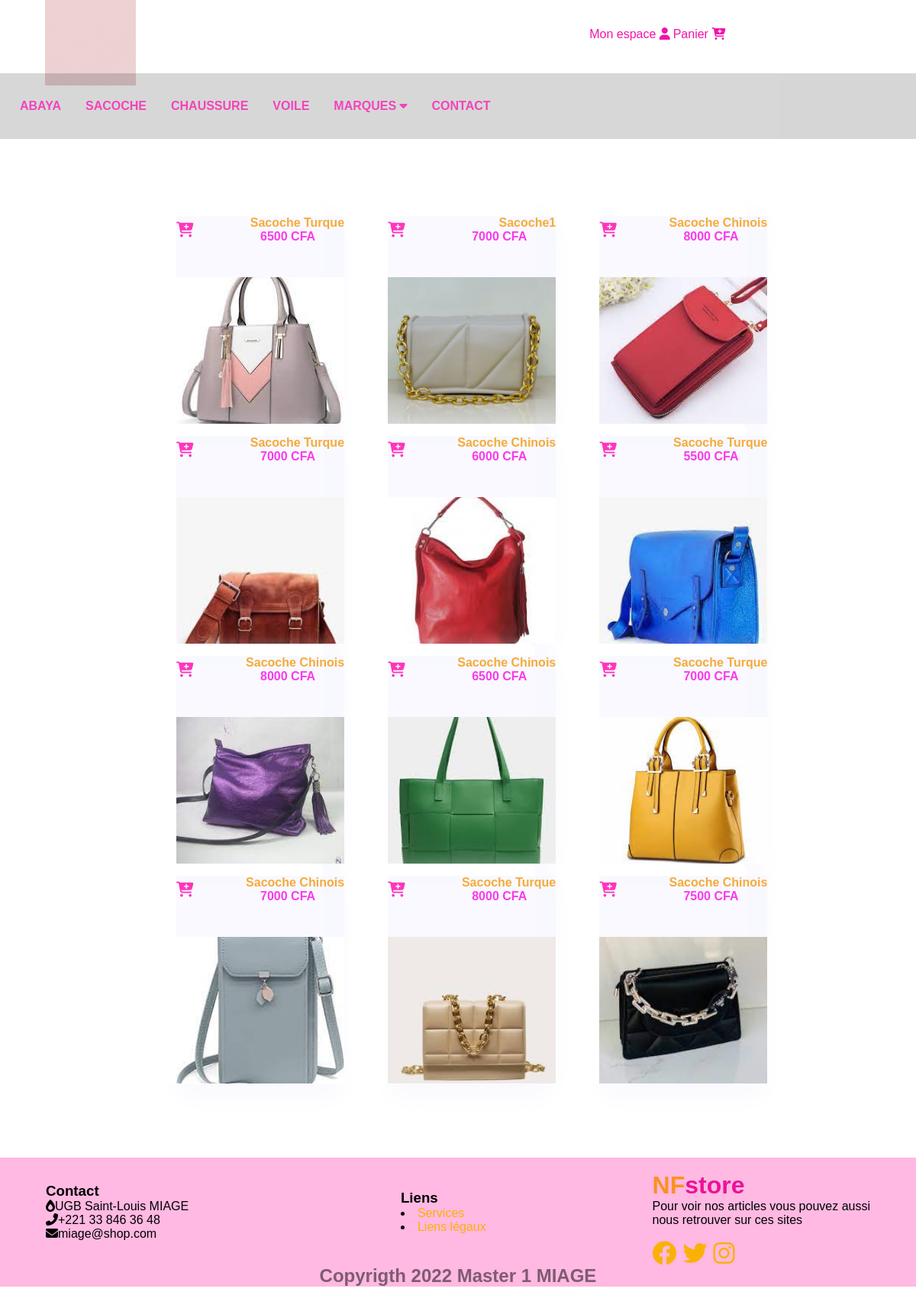
The app's page /list.php?idCategorie=2 with its own data.
### tables this page shows
CREATE TABLE IF NOT EXISTS `produits` (
  `idProduit` int(11) NOT NULL AUTO_INCREMENT,
  `nomProduit` varchar(255) NOT NULL,
  `descriptionProduit` text NOT NULL,
  `prix` int(11) NOT NULL,
  `imageProduit` varchar(255) NOT NULL,
  `idCategorie` int(11) NOT NULL,
  `marque` varchar(255) NOT NULL,
  PRIMARY KEY (`idProduit`)
);

### list.php (the view, shortened to what this page needs)
<!DOCTYPE html>
<html lang="en">
<head>
    <link rel="stylesheet" href="css/res.css">
    <link rel="stylesheet" href="https://cdnjs.cloudflare.com/ajax/libs/font-awesome/6.2.1/css/all.min.css" />
    <link rel="stylesheet" href="css/list.css">
</head>
<body>
    <div class="header">
        <div class="top-head">
            <div class="logo"> <a href="index.php"><img src="image/Logo1.gif" alt=""></a></div>
           <div class="panier">
            <div class="pa1"><a href="#"> Mon espace </a><i class="fa-solid fa-user"></i></div>
             <div class="pa2"><a href="#"> Panier </a><i class='fas fa-cart-plus'></i></div>
           </div>
        </div>
        <div class="navebar" id="Topnav">
        <?php  $idA=1;
               $idB=2;
               $idC=3;
               $idD=4;
               ?>
            <a href="list.php?idCategorie=<?php echo $idA; ?>">ABAYA</a>
            <a href="list.php?idCategorie=<?php echo $idB; ?>">sacoche</a>
            <a href="list.php?idCategorie=<?php echo $idC; ?>">chaussure</a>
            <a href="list.php?idCategorie=<?php echo $idD; ?>">voile</a>
            <div class="dropdown">
              <button class="dropbtn">Marques
                <i class="fa fa-caret-down"></i>
              </button>
            </div>
            <a href="list.html">Contact</a>
          </div>
    </div>
    <div class="content">
    <div class="cont1">
    <?php
         $con=OuvrirBD();
         $id= $_GET['idCategorie'];
         $requete="select idProduit,nomProduit,prix,imageProduit from produits where idCategorie='$id'";
                $resultat = $con->query($requete);
                if(!$resultat){
                    echo("impossible d'executer la requete");
                    exit;
                }
                else{
                      while($ligne = $resultat->fetch()){
                          $idp=$ligne['idProduit'];
                          $nom=$ligne['nomProduit'];
                          $prix=$ligne['prix'];
                          $im=explode(" ",$ligne['imageProduit']);?>
           <div class="card">
            <div class="texte">
                <i class='fas fa-cart-plus' ></i>
                <p ><?php echo $nom;?></p>
                <span><?php echo $prix;?> CFA</span> <br> <br>
            </div>
            <div class="image">
              <a href="detail.php?idProduit=<?php echo $idp;?>"><img src="image/<?php echo $im[0]; ?>" alt=""></a>
            </div>
        </div>
        <?php
            }
      }?>
      </div>
    </div>
<div class="footer">
    <div class="foot-top">
      <div class="footer-box ">
          <h3>Contact</h3>
          <span> <i class='fas fa-burn'></i>UGB Saint-Louis MIAGE</span> <br>
          <span > <i class='fas fa-phone-alt'></i>+221 33 846 36 48</span> <br>
          <span ><i class="fa fa-envelope"></i>miage@shop.com</span>
      </div>
      <div class="footer-box">
          <h3>Liens</h3>
          <li><a href="#">Services</a></li>
          <li><a href="#">Liens légaux</a></li>
      </div>
      <div class="footer_box log"> <br>
          <p class="logofooter"> <span>NF</span>store</p>
          <p>Pour voir nos articles vous pouvez aussi <br>  nous retrouver sur ces sites</p>
        <br>  <div class="social">
              <a href="#"> <i class='fab fa-facebook'></i></a>
              <a href="#"> <i class='fab fa-twitter'></i></a>
              <a href="#"> <i class='fab fa-instagram'></i></a>
            </div>
      </div>
   </div>
      <h2>Copyrigth 2022 Master 1 MIAGE</h2>
  </div>
</body>
</html>

### css/res.css (style rules this page uses)
* { margin: 0px; padding: 0px; box-sizing: border-box; font-family: 'poppins', sans-serif; scroll-behavior: smooth; }
.header { width: 100%; height: 45em; }
.header .top-head { width: 99%; height: 7em; position: fixed; z-index: 1; display: flex; }
.header .top-head .logo { width: 10%; height: 7em; position: relative; margin-left: 5%; }
.header .top-head .logo a { text-decoration: none; }
.header .top-head .logo a img { width: 100%; height: 7em; }
.header .top-head .panier { width: 15%; float: right; position: relative; margin-top: 3%; margin-left: 50%; color: rgb(240, 21, 171); justify-content: space-between; display: flex; }
.panier a { text-decoration: none; color: rgb(240, 21, 171); }
.navebar { width: 100%; margin-top: 8%; background-color:rgba(0,0,0,.2); opacity: 0.8; position: fixed; left: 0; padding: 20px 10px; transition: .5s ease-out; z-index: 2; }
.navebar a { float: left; display: block; color:rgb(240, 21, 171); text-align: center; padding: 14px 16px; text-decoration: none; font-size:1rem; font-weight: 900; text-transform: uppercase; }
.dropdown { float: left; overflow: hidden; }
.dropdown .dropbtn { font-size: 17px; border: none; outline: none; color:rgb(240, 21, 171); padding: 14px 16px; background-color: inherit; font-family: inherit; margin: 0; font-weight: 900; font-size: 1rem; text-transform: uppercase; }
img { width: 100%; height: 100%; position: relative; object-fit: cover; object-position: center; }
.content { margin-top: 2rem; width: 60%; justify-content: center; align-items: center; margin-left: 20%; }
.cont1 { display:grid; grid-template-columns: repeat(auto-fit,minmax(240px, auto)); grid: 1.5rem; }
.cont1 .card { height: 18em; transition: transform 0.2s linear; border-radius: 6px; border: 15px solid #fff; box-shadow: 20px 15px 35px rgb(248,248,255); }
.cont1 .card .texte { width: 220px; background-color:rgb(248,248,255); opacity: 0.8; height: 5em; }
.cont1 .card .texte .fas { position: absolute; margin-top: 5%; font-size: 20px; color: rgb(255, 4, 171); cursor: pointer; border-radius: 0.5rem 0 0.5rem 0; }
.cont1 .card .texte p { text-align: right; display: block; margin-left: 20%; font-weight: 600; font-size: 1rem; justify-content: space-between; text-transform: capitalize; color: rgb(244, 151, 11); }
.cont1 .card .texte span { font-size: 1rem; font-weight: 600; color: rgb(251, 10, 231); text-align: right; margin-left: 50%; }
.cont1 .card .image { width: 220px; height: 10em; background-color: #fff; }
.cont1 .card .image img { width: 220px; height: 12em; position: relative; object-fit: cover; object-position: center; }
.footer { width: 100%; background-color: rgb(255, 185, 226); margin-top: 5%; }
.footer h2 { text-align: center; color: black; opacity: 0.5; margin-bottom:10%; }
.foot-top { display: flex; align-items: center; justify-content: space-between; }
.footer-box { margin-left: 5%; }
.footer-box a { font-size: 1rem; text-decoration: none; color: rgb(250, 177, 7); }
.social { display: flex; align-items: center; column-gap: 0.5rem; }
.social .fab { justify-content: space-between; font-size: 2rem; color: rgb(250, 177, 7); }
.log { margin-right: 5%; }
.logofooter { color: rgb(237, 17, 153); font-weight: bold; font-size: 2em ; text-decoration: none; }
.logofooter span { color: #fb911f; }

### css/list.css (style rules this page uses)
.header { width: 100%; height: 14em; }
.content { width: 70%; height:75em; margin-left: 15%; margin-right: 15%; }
.cont1 { display:grid; grid-template-columns: 33% 33% 33%; width:100%; height:60%; }
.card { position: relative; top:4%; height: 90%; width:75%; margin-left: 13%; }

### records on screen
produits: nomProduit "Sacoche Turque", prix "6500", shows a picture
produits: nomProduit "Sacoche1", prix "7000", shows a picture
produits: nomProduit "Sacoche Chinois", prix "8000", shows a picture
produits: nomProduit "Sacoche Turque", prix "7000", shows a picture
produits: nomProduit "Sacoche Chinois", prix "6000", shows a picture
produits: nomProduit "Sacoche Turque", prix "5500", shows a picture
produits: nomProduit "Sacoche Chinois", prix "8000", shows a picture
produits: nomProduit "Sacoche Chinois", prix "6500", shows a picture
produits: nomProduit "Sacoche Turque", prix "7000", shows a picture
produits: nomProduit "Sacoche Chinois", prix "7000", shows a picture
produits: nomProduit "Sacoche Turque", prix "8000", shows a picture
produits: nomProduit "Sacoche Chinois", prix "7500", shows a picture
